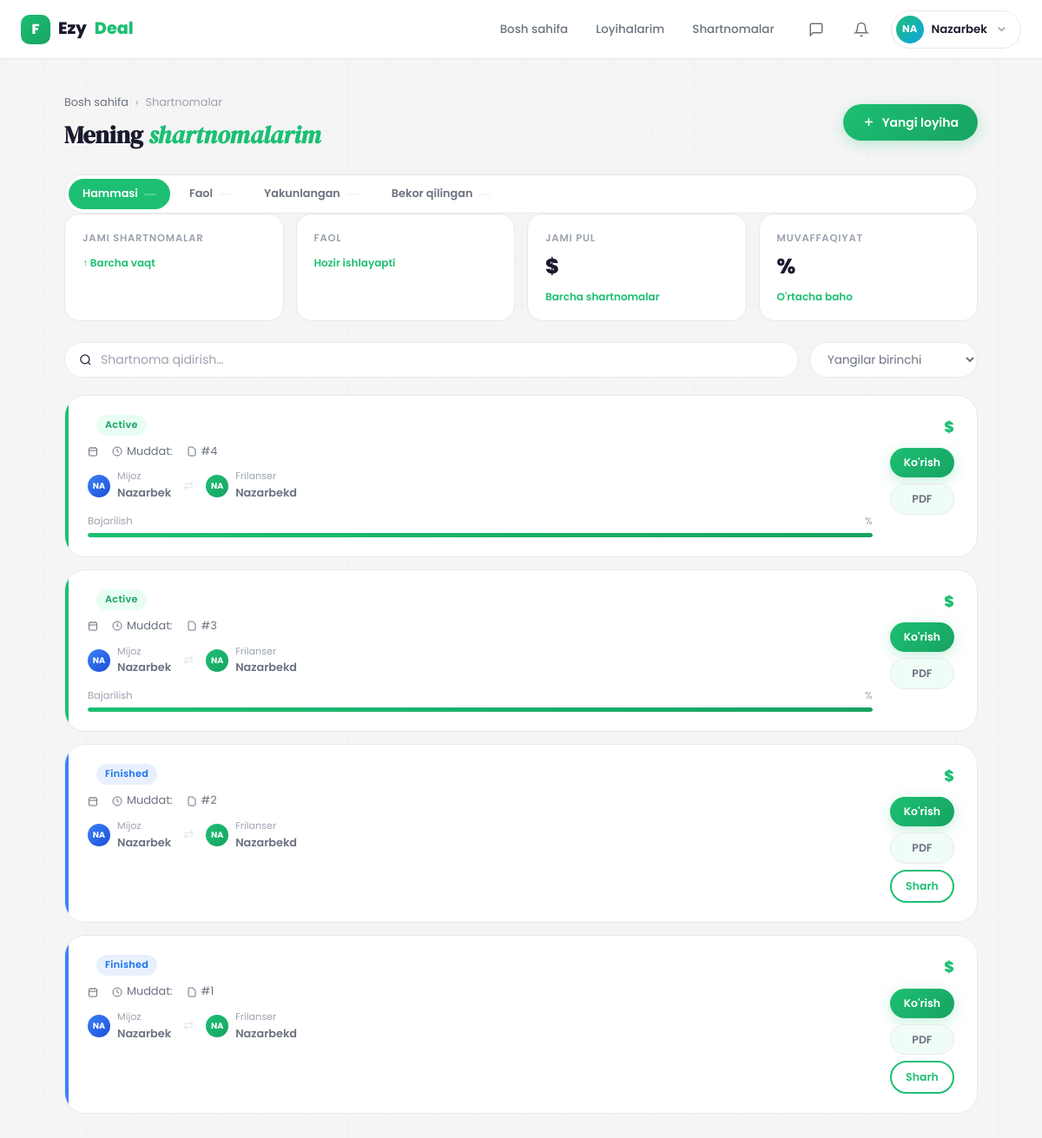
Page /contracts/all/ (signed in) on the committed database.
### Users/models.py (models this page shows, shortened)
class User(AbstractUser):
    ROLE_CHOICE = (
        (CLIENT, 'client'),
        (FREELANCER, 'freelancer'),
    )
    email = models.EmailField(unique=True)
    role = models.CharField(max_length=20, choices=ROLE_CHOICE)
    bio = models.TextField(blank=True, null=True)
    avatar = models.ImageField(upload_to='avatars/', blank=True, null=True)
    created_at = models.DateTimeField(auto_now_add=True)

### Contracts/models.py (models this page shows, shortened)
class Contract(models.Model):
    ACTIVE = "active"
    FINISHED = "finished"
    CANCELLED = "cancelled"
    STATUS_CHOICES = (
        (ACTIVE, "Active"),
        (FINISHED, "Finished"),
        (CANCELLED, "Cancelled"),
    )
    project = models.OneToOneField(
        Project,
        on_delete=models.CASCADE,
        related_name="contract"
    )
    client = models.ForeignKey(
        settings.AUTH_USER_MODEL,
        on_delete=models.CASCADE,
        related_name="client_contracts"
    )
    freelancer = models.ForeignKey(
        settings.AUTH_USER_MODEL,
        on_delete=models.CASCADE,
        related_name="freelancer_contracts"
    )
    agreed_price = models.DecimalField(max_digits=12, decimal_places=2)
    status = models.CharField(
        max_length=20,
        choices=STATUS_CHOICES,
        default=ACTIVE
    )
    created_at = models.DateTimeField(auto_now_add=True)
    finished_at = models.DateTimeField(blank=True, null=True)

### Contracts/views.py (the view)
# urls.py: path('all/', views.all_contracts, name='all_contracts'),
@login_required(login_url='login')
def all_contracts(request):
    if request.user.role == 'client':
        contracts = Contract.objects.filter(client=request.user).order_by('-created_at')
    elif request.user.role == 'freelancer':
        contracts = Contract.objects.filter(freelancer=request.user).order_by('-created_at')
    else:
        contracts = Contract.objects.all().order_by('-created_at')
    paginator = Paginator(contracts, 15)
    page = paginator.get_page(request.GET.get('page'))
    return render(request, 'all_contracts.html', {'contracts': page, 'page_obj': page})

### Notifications/context_processors.py (called while the page is built)
def notifications_count(request):
    if request.user.is_authenticated:
        count = request.user.notifications.filter(is_read=False).count()
        recent = list(request.user.notifications.all()[:5])
        return {'unread_notifications': count, 'recent_notifications': recent}
    return {'unread_notifications': 0, 'recent_notifications': []}

### templates/all_contracts.html (shortened to what this page needs)
{% extends 'base.html' %}
{% block content %}
<div class="contracts-page">
    <div class="contracts-topbar">
        <div>
            <div class="breadcrumb">
                <a href="{% url 'main' %}">Bosh sahifa</a>
                <span>›</span>
                <span>Shartnomalar</span>
            </div>
            <h1 class="page-heading">Mening <em>shartnomalarim</em></h1>
        </div>
        {% if user.role == 'client' %}
        <a href="{% url 'create_post' %}" class="btn btn-primary">
            <svg width="15" height="15" viewBox="0 0 24 24" fill="none" stroke="currentColor" stroke-width="2.5"><line x1="12" y1="5" x2="12" y2="19"/><line x1="5" y1="12" x2="19" y2="12"/></svg>
            Yangi loyiha
        </a>
        {% endif %}
    </div>
    <div class="filter-tabs">
        <a href="{% url 'all_contracts' %}" class="filter-tab {% if request.resolver_match.url_name == 'all_contracts' %}active{% endif %}">
            Hammasi <span class="count">{{ total_count }}</span>
        </a>
        <a href="{% url 'active_contracts' %}" class="filter-tab {% if request.resolver_match.url_name == 'active_contracts' %}active{% endif %}">
            Faol <span class="count">{{ active_count }}</span>
        </a>
        <a href="{% url 'finished_contracts' %}" class="filter-tab {% if request.resolver_match.url_name == 'finished_contracts' %}active{% endif %}">
            Yakunlangan <span class="count">{{ finished_count }}</span>
        </a>
        <a href="{% url 'cancelled_contracts' %}" class="filter-tab {% if request.resolver_match.url_name == 'cancelled_contracts' %}active{% endif %}">
            Bekor qilingan <span class="count">{{ cancelled_count }}</span>
        </a>
    </div>
    <div class="stats-row scroll-reveal">
        <div class="stat-card">
            <div class="stat-label">Jami shartnomalar</div>
            <div class="stat-delta">↑ Barcha vaqt</div>
        </div>
        <div class="stat-card">
            <div class="stat-label">Faol</div>
            <div class="stat-delta">Hozir ishlayapti</div>
        </div>
        <div class="stat-card">
            <div class="stat-label">Jami pul</div>
            <div class="stat-value">${{ total_amount }}</div>
            <div class="stat-delta">Barcha shartnomalar</div>
        </div>
        <div class="stat-card">
            <div class="stat-label">Muvaffaqiyat</div>
            <div class="stat-value">{{ success_rate }}%</div>
            <div class="stat-delta">O'rtacha baho</div>
        </div>
    </div>
    <div class="contracts-controls">
        <div class="search-field">
            <svg width="15" height="15" viewBox="0 0 24 24" fill="none" stroke="currentColor" stroke-width="2"><circle cx="11" cy="11" r="8"/><path d="m21 21-4.35-4.35"/></svg>
            <input type="text" placeholder="Shartnoma qidirish…">
        </div>
        <select class="sort-select">
            <option>Yangilar birinchi</option>
        </select>
    </div>
    <div class="contracts-list">
        {% for contract in contracts %}
        <div class="contract-card status-{{ contract.status }}" style="animation-delay: {{ forloop.counter0 }}00ms">
            <div class="contract-card-left">
                <div class="cc-header">
                    <span class="badge {% if contract.status == 'active' %}status-active{% elif contract.status == 'pending' %}status-pending{% elif contract.status == 'cancelled' %}status-cancelled{% else %}status-finished{% endif %}">
                        {{ contract.get_status_display }}
                    </span>
                </div>
                <div class="cc-meta">
                    <div class="cc-meta-item">
                        <svg width="12" height="12" viewBox="0 0 24 24" fill="none" stroke="currentColor" stroke-width="2"><rect x="3" y="4" width="18" height="18" rx="2"/><line x1="16" y1="2" x2="16" y2="6"/><line x1="8" y1="2" x2="8" y2="6"/><line x1="3" y1="10" x2="21" y2="10"/></svg>
                    </div>
                    <div class="cc-meta-item">
                        <svg width="12" height="12" viewBox="0 0 24 24" fill="none" stroke="currentColor" stroke-width="2"><circle cx="12" cy="12" r="10"/><polyline points="12 6 12 12 16 14"/></svg>
                        Muddat: {{ contract.end_date }}
                    </div>
                    <div class="cc-meta-item">
                        <svg width="12" height="12" viewBox="0 0 24 24" fill="none" stroke="currentColor" stroke-width="2"><path d="M14 2H6a2 2 0 0 0-2 2v16a2 2 0 0 0 2 2h12a2 2 0 0 0 2-2V8z"/></svg>
                        #{{ contract.id }}
                    </div>
                </div>
                <div class="cc-parties">
                    <div class="cc-avatar" style="background:linear-gradient(135deg,#3b82f6,#1d4ed8)">
                        {{ contract.client.username|slice:":2"|upper }}
                    </div>
                    <div>
                        <div class="cc-party-role">Mijoz</div>
                        <div class="cc-party-name">{{ contract.client.username }}</div>
                    </div>
                    <div class="cc-parties-sep" style="margin:0 6px;">⇄</div>
                    <div class="cc-avatar" style="background:linear-gradient(135deg,var(--accent),var(--accent-dk))">
                        {{ contract.freelancer.username|slice:":2"|upper }}
                    </div>
                    <div>
                        <div class="cc-party-role">Frilanser</div>
                        <div class="cc-party-name">{{ contract.freelancer.username }}</div>
                    </div>
                </div>
                {% if contract.status == 'active' %}
                <div class="cc-progress-wrap">
                    <div class="cc-progress-label">
                        <span>Bajarilish</span>
                        <span>{{ contract.progress_percent }}%</span>
                    </div>
                    <div class="cc-progress-bar">
                        <div class="cc-progress-fill" style="width:{{ contract.progress_percent }}%"></div>
                    </div>
                </div>
                {% endif %}
            </div>
            <div class="contract-card-right">
                <div class="cc-amount">${{ contract.amount }}</div>
                <div class="cc-actions">
                    <a href="{% url 'contract_detail' contract.id %}" class="btn btn-primary btn-sm">Ko'rish</a>
                    <a href="{% url 'contract_pdf' contract.id %}" class="btn btn-ghost btn-sm">PDF</a>
                    {% if contract.status == 'finished' and not contract.review %}
                    <a href="{% url 'write_review' contract.id %}" class="btn btn-outline btn-sm">Sharh</a>
                    {% endif %}
                </div>
            </div>
        </div>
        {% endfor %}
    </div>
</div>
{% endblock %}

### templates/base.html (shortened to what this page needs)
<!DOCTYPE html>
<html lang="uz">
<head>
</head>
<body>
<nav class="navbar">
    <div class="container">
        <a href="{% url 'logo_redirect' %}" class="nav-logo">
            <div class="logo-mark">F</div>
            Ezy<em>Deal</em>
        </a>
        <nav class="nav-links">
            {% if user.is_authenticated %}
                {% if user.role == 'freelancer' %}
                    <a href="{% url 'main_freelancer' %}" class="nav-link">Loyihalar</a>
                    <a href="{% url 'saved_projects' %}" class="nav-link">Saqlangan</a>
                    <a href="{% url 'freelancer_contract_list' %}" class="nav-link">Shartnomalar</a>
                {% else %}
                    <a href="{% url 'main_client' %}" class="nav-link">Bosh sahifa</a>
                    <a href="{% url 'myprojects' %}" class="nav-link">Loyihalarim</a>
                    <a href="{% url 'client_contract_list' %}" class="nav-link">Shartnomalar</a>
                {% endif %}
            {% else %}
                <a href="{% url 'login' %}" class="nav-link">Kirish</a>
            {% endif %}
        </nav>
        {% if user.is_authenticated %}
        <a href="{% url 'inbox' %}" class="nav-icon-btn" title="Xabarlar" style="position:relative;display:flex;align-items:center;justify-content:center;width:36px;height:36px;border-radius:50%;color:var(--text2);transition:var(--t);">
            <svg width="18" height="18" viewBox="0 0 24 24" fill="none" stroke="currentColor" stroke-width="2"><path d="M21 15a2 2 0 0 1-2 2H7l-4 4V5a2 2 0 0 1 2-2h14a2 2 0 0 1 2 2z"/></svg>
        </a>
        <a href="{% url 'notifications' %}" class="nav-icon-btn" title="Bildirishnomalar" style="position:relative;display:flex;align-items:center;justify-content:center;width:36px;height:36px;border-radius:50%;color:var(--text2);transition:var(--t);">
            <svg width="18" height="18" viewBox="0 0 24 24" fill="none" stroke="currentColor" stroke-width="2"><path d="M18 8A6 6 0 0 0 6 8c0 7-3 9-3 9h18s-3-2-3-9"/><path d="M13.73 21a2 2 0 0 1-3.46 0"/></svg>
        </a>
        <div class="profile-wrap">
            <div class="profile-btn">
                <div class="avatar">
                    {% if user.avatar %}
                        <img src="{{ user.avatar.url }}" alt="{{ user.username }}" style="width:100%;height:100%;object-fit:cover;border-radius:50%;">
                    {% else %}
                        {{ user.username|slice:":2"|upper }}
                    {% endif %}
                </div>
                <span class="uname">{{ user.username }}</span>
                <svg class="nav-icon chevron" viewBox="0 0 24 24" fill="none" stroke="currentColor" stroke-width="2.5">
                    <polyline points="6 9 12 15 18 9"/>
                </svg>
            </div>
        </div>
        {% else %}
        <a href="{% url 'register' %}" class="btn btn-primary btn-sm">Boshlash →</a>
        {% endif %}
    </div>
</nav>
<main class="main">
    {% block content %}{% endblock %}
</main>
</body>
</html>

### rows in the picture
User: username "NA", username "Nazarbek"
Contract: status "Active", id "4", client.username "NA", client.username "Nazarbek", freelancer.username "NA", freelancer.username "Nazarbekd"
Contract: status "Active", id "3", client.username "NA", client.username "Nazarbek", freelancer.username "NA", freelancer.username "Nazarbekd"
Contract: status "Finished", id "2", client.username "NA", client.username "Nazarbek", freelancer.username "NA", freelancer.username "Nazarbekd", shows "Sharh"
Contract: status "Finished", id "1", client.username "NA", client.username "Nazarbek", freelancer.username "NA", freelancer.username "Nazarbekd", shows "Sharh"
